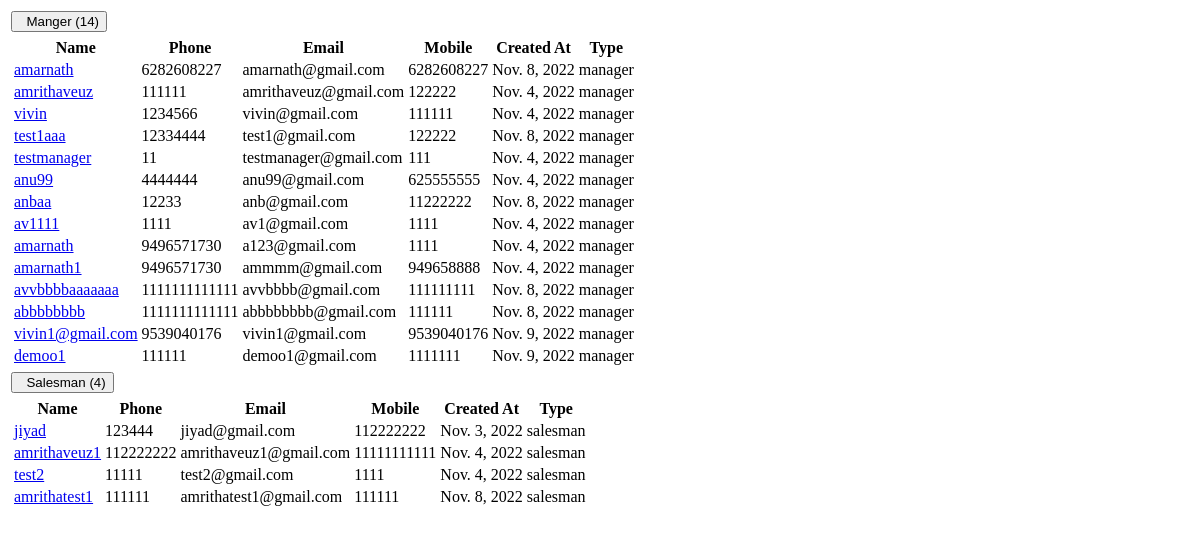
/user_type_group_by_action, run on an earlier commit of the app's database.
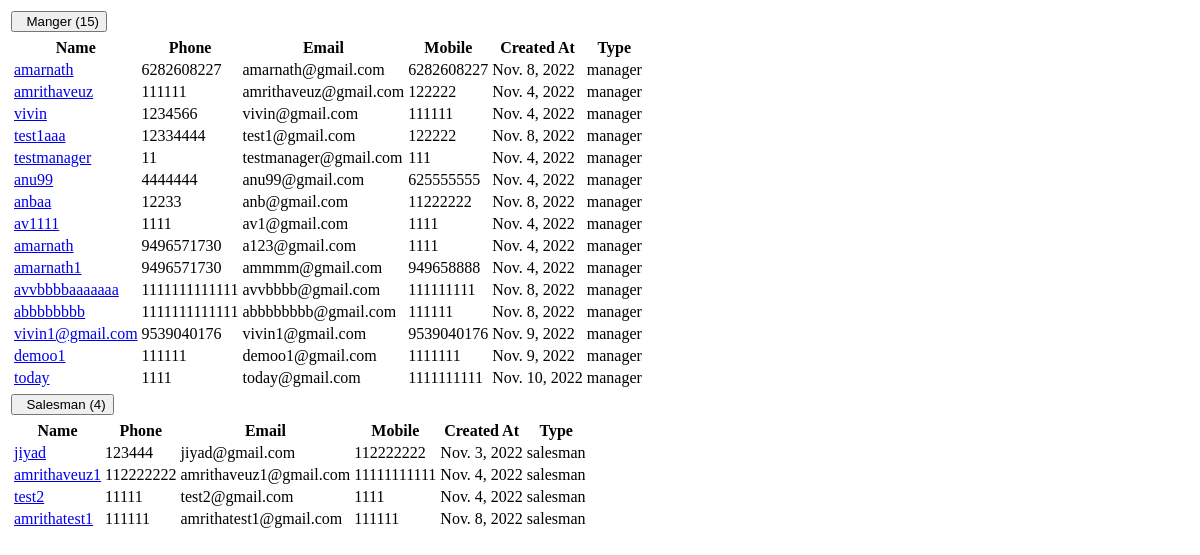
And on a later commit of the database.
### super_admin/models.py (models this page shows)
class common(models.Model):  # COMM0N
    dt = models.DateField(auto_now=True)
    tm = models.TimeField(auto_now=True)
    updated = models.DateTimeField(default=timezone.now)
    status = models.CharField(max_length=255, null=True)
    class Meta:
        abstract = True

class user_Details(common):
    auth_user = models.ForeignKey(User,on_delete=models.CASCADE,related_name="auth_user_login_id", null=True)
    name = models.CharField(max_length=255,null=True)
    phone = models.CharField(max_length=255,null=True)
    email = models.EmailField(null=True)
    mobile = models.CharField(max_length=255,null=True)
    emp_id = models.CharField(max_length=255,null=True)
    address1 = models.CharField(max_length=255,null=True)
    address2 = models.CharField(max_length=255,null=True)
    city = models.CharField(max_length=255,null=True)
    state = models.CharField(max_length=255,null=True)
    country = models.CharField(max_length=255,null=True)
    zip = models.CharField(max_length=255,null=True)
    password_geration_type = models.CharField(max_length=255,choices=password_generate_option,null=True)
    user_type = models.CharField(max_length=255,choices=login_user_type,null=True)
    atatchment = models.FileField(upload_to="user_image",null=True)
    created_by = models.ForeignKey(User,on_delete=models.CASCADE,related_name="added_by_user_id", null=True)
    plot_list_view = models.CharField(max_length=255,null=True)
    price_visibility = models.IntegerField(null=True,default=1)
    property_access =  models.CharField(max_length=255,choices=property_access_option,null=True)
    manager_nav_ploat_permission = models.IntegerField(default=0)
    manager_nav_user_permission = models.IntegerField(default=0)
    manager_nav_plot_edit_permission = models.IntegerField(default=0)

### super_admin/views.py (the view)
# urls.py: path('user_type_group_by_action',views.user_type_group_by_action,name='user_type_group_by_action'),
def user_type_group_by_action(request):
    status = request.GET.get("status")
    data_total_salesman = user_Details.objects.filter(user_type='salesman')
    data_total_manager  = user_Details.objects.filter(user_type='manager')
    context = {
        'data_total_salesman':data_total_salesman,
        'data_total_manager':data_total_manager
    }
    return render(request,'super_admin/user_type_group_by_action.html',context)

### super_admin/templates/super_admin/user_type_group_by_action.html (shortened to what this page needs)
	<div class="col-md-12">
    	<div class="panel panel-default">
        <div class="panel-body">
					<table class="table table-condensed table-striped">
    <tbody>
        <tr data-toggle="collapse" data-target="#demo1" class="accordion-toggle">
           <td><button class="btn btn-default btn-xs">&nbsp;&nbsp;Manger ({{data_total_manager|length}})</button></td>
            <td></td>
            <td></td>
            <td></td>
            <td></td>
          	<td></td>
        </tr>
        <tr>
            <td colspan="12" class="hiddenRow">
							<div class="accordian-body collapse" id="demo1">
              <table class="table table-striped">
                      <thead>
                        <tr class="info">
													<th>Name</th>
													<th>Phone</th>
													<th>Email</th>
													<th>Mobile</th>
													<th>Created At</th>
													<th>Type</th>
												</tr>
											</thead>
											<tbody>
												{% for i in data_total_manager %}
                        <tr data-toggle="collapse"  class="accordion-toggle" data-target="#demo10">
													<td> <a href="user_edit?id={{i.id}}">{{i.name}}</a></td>
													<td>{{i.phone}}</td>
													<td>{{i.email}}</td>
													<td> {{i.mobile}}</td>
													<td> {{i.dt}}</td>
													<td>
													{{i.user_type}}
													</td>
												</tr>
                                                {% endfor %}
                      </tbody>
               	</table>
              </div>
          </td>
        </tr>
        <tr data-toggle="collapse" data-target="#demo2" class="accordion-toggle">
            <td><button class="btn btn-default btn-xs">&nbsp;&nbsp;Salesman ({{data_total_salesman|length}})</button></td>
             <td></td>
             <td></td>
             <td></td>
             <td></td>
               <td></td>
         </tr>
         <tr>
             <td colspan="12" class="hiddenRow">
                             <div class="accordian-body collapse" id="demo2">
                                <table class="table table-striped">
                                    <thead>
                                      <tr class="info">
                                                                  <th>Name</th>
                                                                  <th>Phone</th>
                                                                  <th>Email</th>
                                                                  <th>Mobile</th>
                                                                  <th>Created At</th>
                                                                  <th>Type</th>
                                                              </tr>
                                                          </thead>
                                                          <tbody>
                                                              {% for i in data_total_salesman %}
                                      <tr data-toggle="collapse"  class="accordion-toggle" data-target="#demo10">
                                                                  <td> <a href="user_edit?id={{i.id}}">{{i.name}}</a></td>
                                                                  <td>{{i.phone}}</td>
                                                                  <td>{{i.email}}</td>
                                                                  <td> {{i.mobile}}</td>
                                                                  <td> {{i.dt}}</td>
                                                                  <td>
                                                                  {{i.user_type}}
                                                                  </td>
                                                              </tr>
                                                              {% endfor %}
                                    </tbody>
                                 </table>
               </div>
           </td>
         </tr>
    </tbody>
</table>
            </div>
          </div>
      </div>

What changed in the data, as far as the page shows it:
added user_Details: name "today", phone "1111", email "today@gmail.com", mobile "1111111111", dt "Nov. 10, 2022", user_type "manager"
Also different on the page:
{{ data_total_manager|length }}: "14" → "15"
